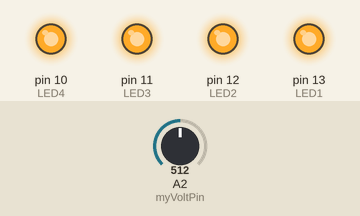
This sketch was run on a simulated Arduino Uno, built with avr-gcc and run on an emulated ATmega328P. Parts: output pins drawn as LEDs (lit = HIGH). The inputs (shaded band) are chosen by the test bench; at power-on: A2 (myVoltPin) = 512. What the sketch prints to the serial monitor is not drawn.

Above: at 0.1 s.
Timing chart, 0 to 1.6 s (numbered marks = the images above):
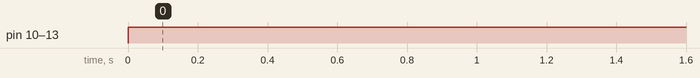

Measured:
- by itself, pin 10 (LED4), pin 11 (LED3), pin 12 (LED2), pin 13 (LED1): LOW → HIGH at 0.00 s

The sketch:

12UnderstandingPotentiometers.ino
```cpp
int LED1=13;
int LED2=12;
int LED3=11;
int LED4=10;
//potentiometerstuff
int myVoltPin=A2;
int readVal;
//voltages are in between values, they have decimal places
float V2;
int delayTime=250;
void setup() {
  // put your setup code here, to run once:
pinMode(LED1, OUTPUT);
pinMode(LED2, OUTPUT);
pinMode(LED3, OUTPUT);
pinMode(LED4, OUTPUT);
//potentiometerstuff
Serial.begin(9600);


}

void loop() {
  // put your main code here, to run repeatedly:
digitalWrite(LED1, HIGH);
digitalWrite(LED2, HIGH);
digitalWrite(LED3, HIGH);
digitalWrite(LED4, HIGH);
//potentiometerstuff
readVal=analogRead(myVoltPin);
//1023 is the maximum number that the Arduino can give you and it says “The pin you're asking about is at, or near, 5V and I can't go higher”.
V2=(5./1023.)*readVal;
Serial.println(V2);
delay(delayTime);
}
```
